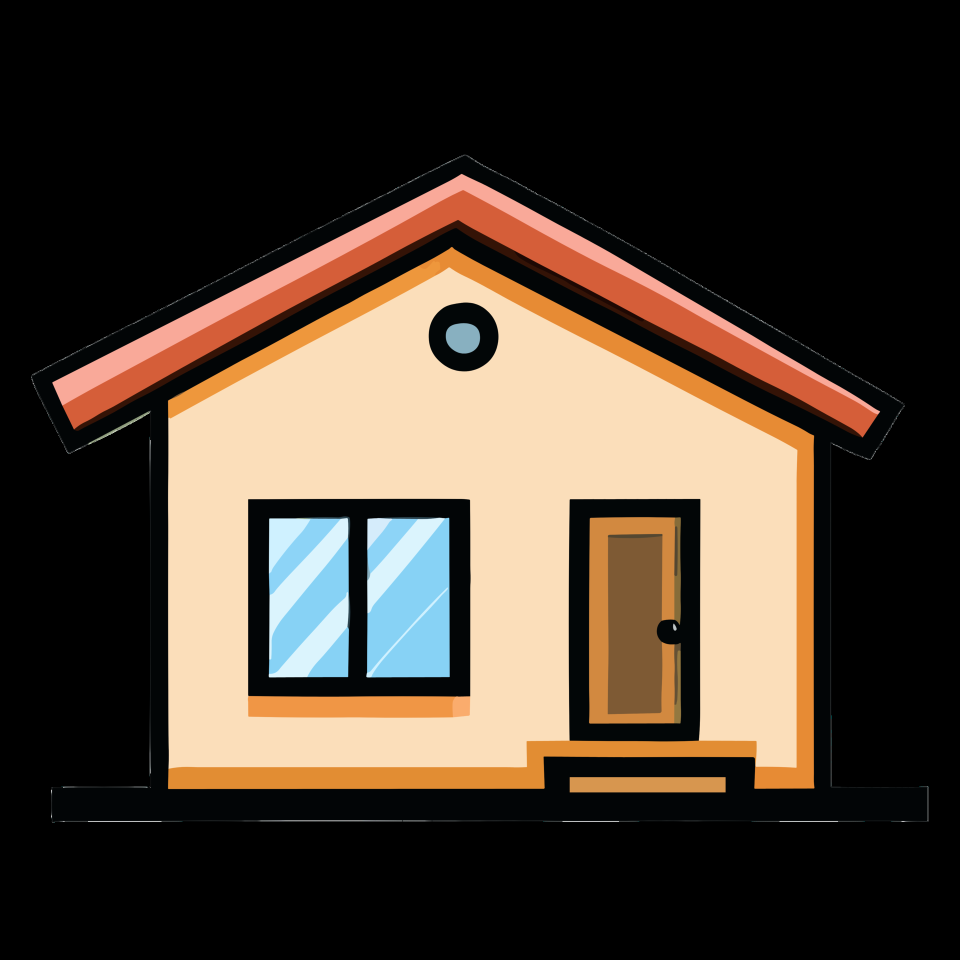
#> input picture Tutorial_2/house.png, 1920 x 1920 px (shown at 1/2 size)
$ python openCVTutorial.py
#> lines starting #> are read from the running program, lines starting #| are printed output that depends on the picture; after the words box and inside, x2 and y2 are one past the last pixel; in counts of white or black regions, pixels touching at a corner belong together
import cv2 as cv
from matplotlib import pyplot as plt

img = cv.imread("house.png")
#> img is the input picture: shape (1920, 1920, 3); mean B, G, R 50, 61.7, 74.2
img2 = cv.resize(img, (960, 540))
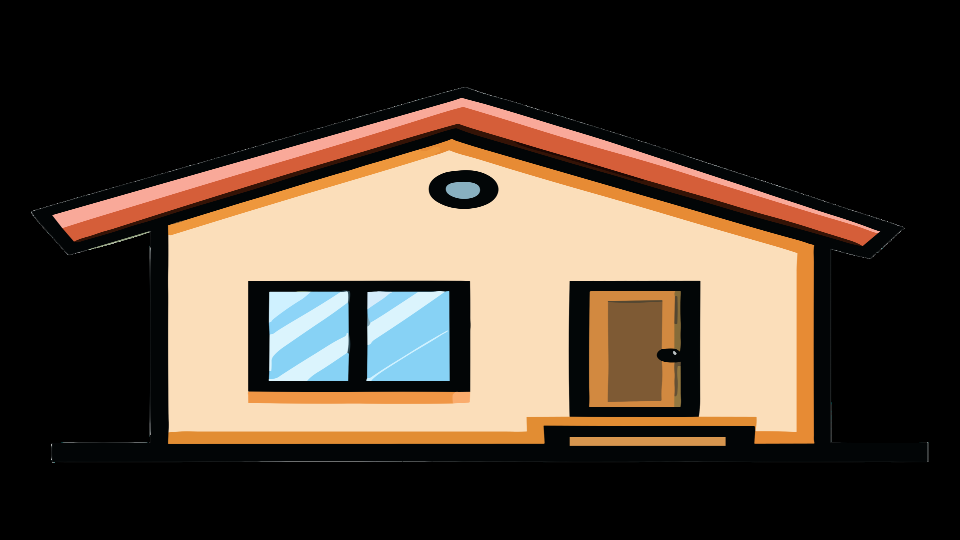
#> img2: shape (540, 960, 3); mean B, G, R 50, 61.8, 74.2
cv.imshow("Original", img2)
cv.waitKey(0)

gray_image = cv.cvtColor(img2, cv.COLOR_BGR2GRAY)
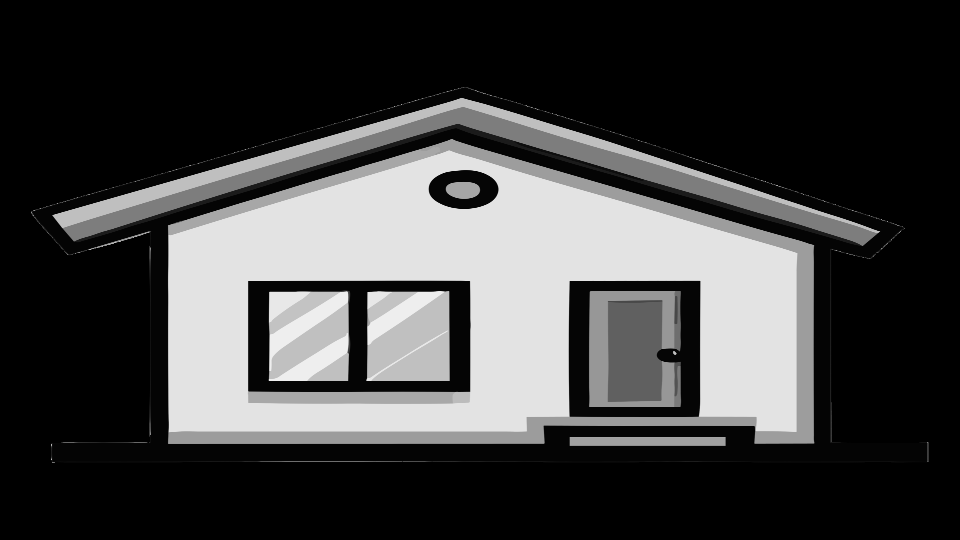
#> gray_image: shape (540, 960); min 0, max 239, mean 64.2

cv.imshow('Grayscale', gray_image)
cv.waitKey(0)

edges = cv.Canny(img,100,200)
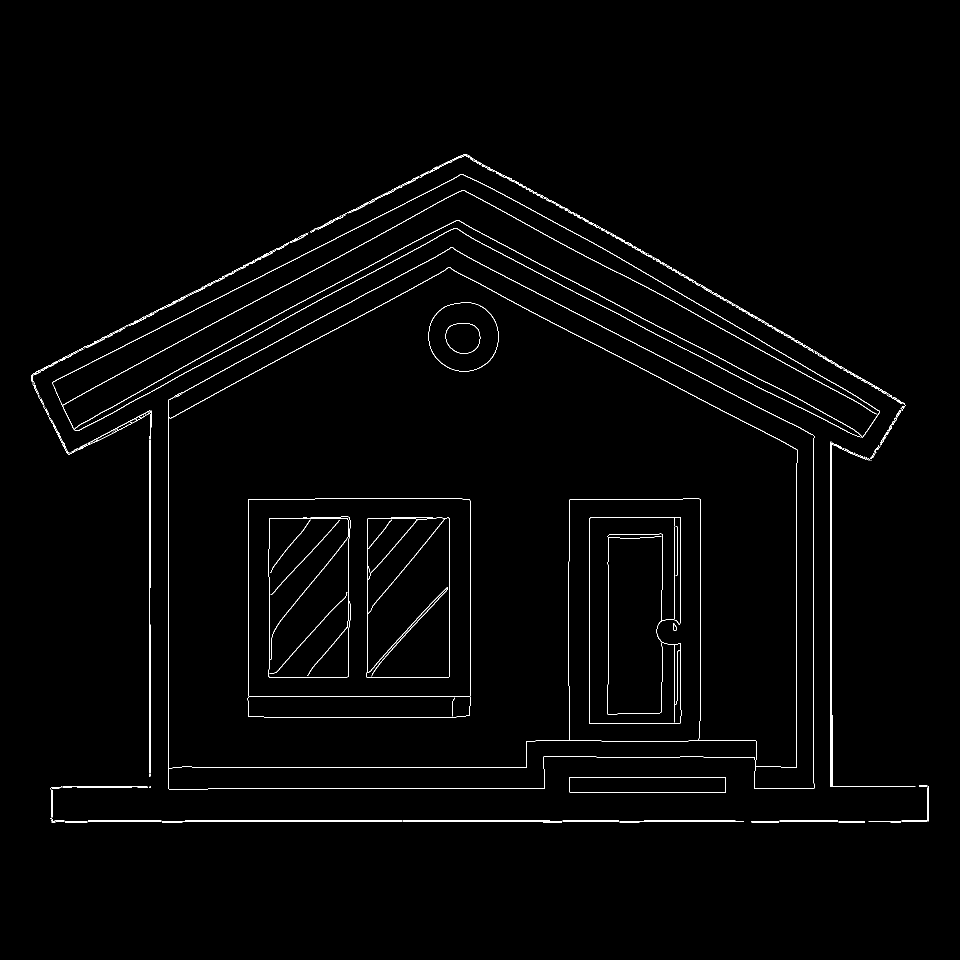
#> edges: shape (1920, 1920) (shown at 1/2 size); 1.2% white in thin lines or dots, all inside (x1, y1, x2, y2) = (62, 309, 1858, 1646)
plt.subplot(121),plt.imshow(img,cmap = 'gray')
plt.title('Original Image'), plt.xticks([]), plt.yticks([])
plt.subplot(122),plt.imshow(edges,cmap = 'gray')
plt.title('Edge Image'), plt.xticks([]), plt.yticks([])
plt.show()
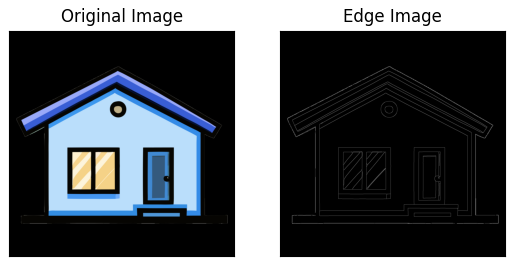
#> figure drawn by matplotlib, 2 panels; B, G, R data is drawn as R, G, B

cv.waitKey(0)

# Reading the image
img = cv.imread('face_recog_image.jpg')
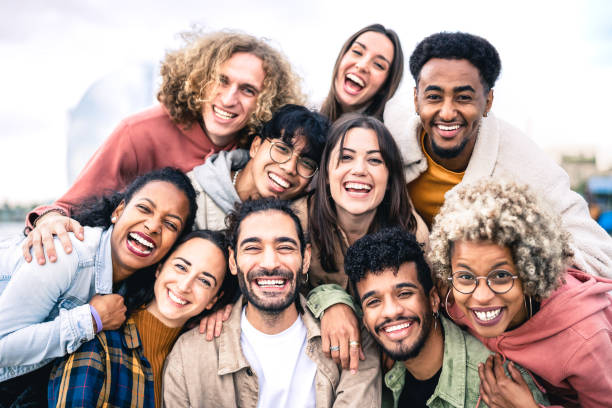
#> input picture Tutorial_2/face_recog_image.jpg, 612 x 408 px
#> img is the input picture: shape (408, 612, 3); mean B, G, R 156.2, 161.2, 181.9

# Converting image to grayscale
gray_img = cv.cvtColor(img, cv.COLOR_BGR2GRAY)
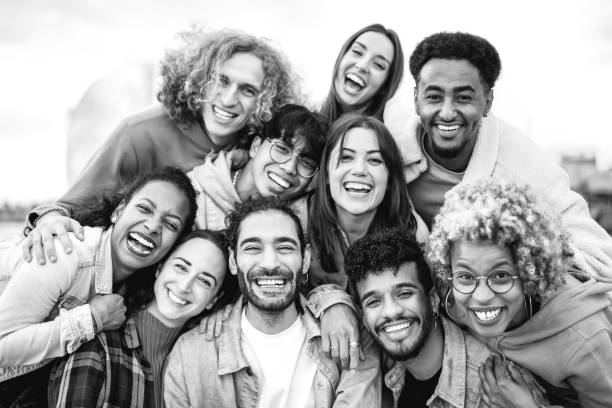
#> gray_img: shape (408, 612); min 0, max 255, mean 166.8

# Loading the required haar-cascade xml classifier file
haar_cascade = cv.CascadeClassifier('Haarcascade_frontalface_default.xml')

# Applying the face detection method on the grayscale image
faces_rect = haar_cascade.detectMultiScale(gray_img, 1.1, 9)
#> faces_rect = [[323, 130, 74, 74], [196, 57, 75, 75], [288, 283, 72, 72], [401, 57, 96, 96], [224, 211, 91, 91], [440, 242, 88, 88], [348, 264, 82, 82]]

# Iterating through rectangles of detected faces
for (x, y, w, h) in faces_rect:
    cv.rectangle(img, (x, y), (x+w, y+h), (0, 255, 0), 2)
#> this loop made 7 passes
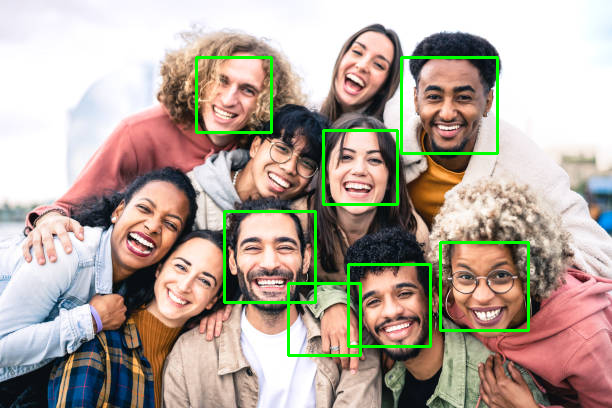
#> img: shape (408, 612, 3); 2.75% of pixels changed, all inside (x1, y1, x2, y2) = (195, 56, 530, 357)

cv.imshow('Detected faces', img)
cv.waitKey(0)
